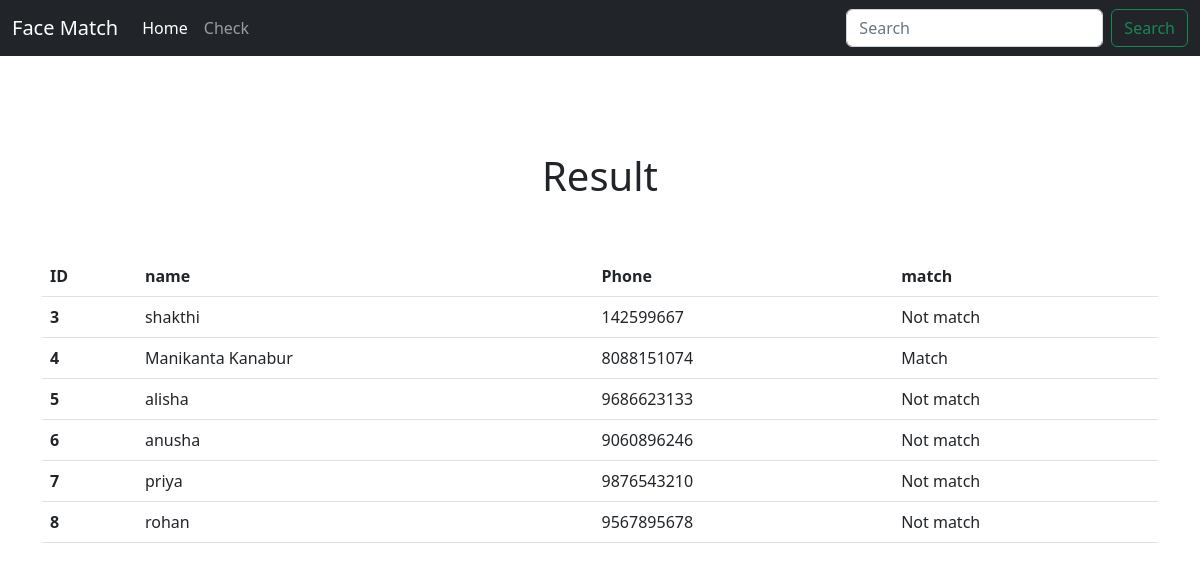
The page / on the database its author committed.
### myapp/models.py (models this page shows, shortened)
class Information(models.Model):
    id = models.AutoField(primary_key=True)
    name = models.CharField(max_length=50)
    age = models.IntegerField()
    phonenum = models.CharField(max_length=70, default="")
    match = models.BooleanField(default=False)

### myapp/views.py (the view)
# urls.py: path('',views.index, name="index"),
def index(request):
    information= Information.objects.all()
    context={'information': information}
    return render(request, 'index.html', context)

### templates/index.html (shortened to what this page needs)
<!doctype html>
<html lang="en">
  <head>
    <link href="https://cdn.jsdelivr.net/npm/bootstrap@5.2.0/dist/css/bootstrap.min.css" rel="stylesheet">
  </head>
  <body>
    <nav class="navbar navbar-expand-lg navbar-dark bg-dark">
        <div class="container-fluid">
          <a class="navbar-brand" href="#">Face Match</a>
          <div class="collapse navbar-collapse" id="navbarSupportedContent">
            <ul class="navbar-nav me-auto mb-2 mb-lg-0">
              <li class="nav-item">
                <a class="nav-link active" aria-current="page" href="">Home</a>
              </li>
              <li class="nav-item">
                <a class="nav-link" href="/check/">Check</a>
              </li>
            </ul>
            <form class="d-flex" role="search">
              <input class="form-control me-2" type="search" placeholder="Search" aria-label="Search">
              <button class="btn btn-outline-success" type="submit">Search</button>
            </form>
          </div>
        </div>
      </nav>
      <br><br><br><br>
<div class="container">
  <h1 class="text-center">Result</h1>
<br><br>
      <table class="table">
        <thead>
          <tr>
            <th scope="col">ID</th>
            <th scope="col">name</th>
            <th scope="col">Phone</th>
            <th scope="col">match</th>
          </tr>
        </thead>
        <tbody>
            {% for info in information %}
          <tr>
            <th scope="row">{{info.id}}</th>
            <td>{{info.name}}</td>
            <td>{{info.phonenum}}</td>
            {% if info.match %}
            <td>Match</td>
            {% else %}
            <td>Not match</td>
            {% endif %}
          </tr>
          {% endfor %}
        </tbody>
      </table>
    </div>
  </body>
</html>

### rows shown on the page
Information: id "3", name "shakthi", phonenum "142599667", match "Not match"
Information: id "4", name "Manikanta Kanabur", phonenum "8088151074", match "Match"
Information: id "5", name "alisha", phonenum "9686623133", match "Not match"
Information: id "6", name "anusha", phonenum "9060896246", match "Not match"
Information: id "7", name "priya", phonenum "9876543210", match "Not match"
Information: id "8", name "rohan", phonenum "9567895678", match "Not match"
